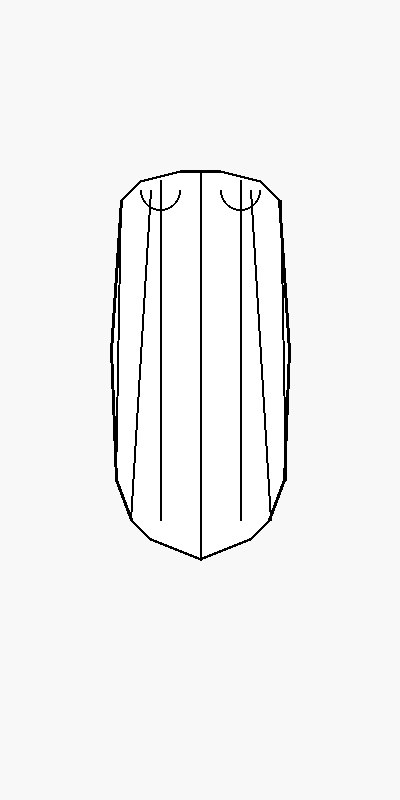
#> input picture corset_replica.png, 400 x 800 px
$ python -i sketch_colorization_service.py   (imports and definitions only)
#> lines starting #> are read from the running program, lines starting #| are printed output that depends on the picture; after the words box and inside, x2 and y2 are one past the last pixel; in counts of white or black regions, pixels touching at a corner belong together
#!/usr/bin/env python3
"""
Sketch Colorization Service for Pantone Vision 2.0
Uses ControlNet + Stable Diffusion for intelligent sketch colorization
Preserves edges and form while applying realistic colors
"""

import os
import json
import numpy as np
from typing import Dict, List, Optional, Tuple, Any
from datetime import datetime
import requests
import base64
from PIL import Image, ImageEnhance, ImageFilter
from io import BytesIO
from dotenv import load_dotenv

# Optional OpenCV import - graceful fallback if not available
try:
    import cv2
    OPENCV_AVAILABLE = True
except ImportError:
    OPENCV_AVAILABLE = False
    cv2 = None

class SketchColorizationService:
    """
    Advanced sketch colorization using ControlNet + Stable Diffusion
    Respects fabric edges and form while applying Pantone colors
    """

    def __init__(self):
        load_dotenv()
        self.hf_api_key = os.getenv('HUGGINGFACE_API_KEY')
        self.hf_model = os.getenv('HUGGINGFACE_MODEL', 'lllyasviel/control_v11p_sd15_lineart')
        self.controlnet_model = os.getenv('CONTROLNET_MODEL', 'lllyasviel/sd-controlnet-lineart')

        # Fallback APIs for production reliability
        self.replicate_key = os.getenv('REPLICATE_API_KEY')
        self.stability_key = os.getenv('STABILITY_API_KEY')

        # Processing settings
        self.max_resolution = int(os.getenv('MAX_IMAGE_RESOLUTION', '4096'))
        self.processing_timeout = int(os.getenv('PROCESSING_TIMEOUT', '30'))

    def preprocess_sketch(self, image: Image.Image) -> Dict[str, Any]:
        """
        Prepare sketch for colorization by enhancing edges and cleaning lines
        """
        # Convert to grayscale if needed
        if image.mode != 'L':
            gray = image.convert('L')
        else:
            gray = image.copy()

        # Resize if too large
        if max(gray.size) > self.max_resolution:
            ratio = self.max_resolution / max(gray.size)
            new_size = tuple(int(dim * ratio) for dim in gray.size)
            gray = gray.resize(new_size, Image.Resampling.LANCZOS)

        # Enhance contrast and clean lines
        enhancer = ImageEnhance.Contrast(gray)
        enhanced = enhancer.enhance(1.5)

        # Apply slight blur to soften harsh edges
        smoothed = enhanced.filter(ImageFilter.GaussianBlur(radius=0.5))

        # Convert to numpy for processing
        img_array = np.array(smoothed)

        if OPENCV_AVAILABLE and cv2 is not None:
            # Apply adaptive threshold for clean line art
            binary = cv2.adaptiveThreshold(
                img_array, 255, cv2.ADAPTIVE_THRESH_GAUSSIAN_C,
                cv2.THRESH_BINARY, 11, 2
            )

            # Invert so lines are black on white background
            if np.mean(binary) < 127:
                binary = 255 - binary

            # Convert back to PIL
            processed_image = Image.fromarray(binary).convert('RGB')
        else:
            # Fallback without OpenCV - use PIL only
            # Simple threshold
            threshold = 128
            binary = np.where(img_array > threshold, 255, 0).astype(np.uint8)

            # Invert if needed
            if np.mean(binary) < 127:
                binary = 255 - binary

            processed_image = Image.fromarray(binary).convert('RGB')

        return {
            'processed_image': processed_image,
            'original_size': image.size,
            'processed_size': processed_image.size,
            'preprocessing_applied': ['contrast_enhancement', 'smoothing', 'adaptive_threshold']
        }

    def colorize_with_huggingface(self, sketch_image: Image.Image,
                                  color_prompt: str,
                                  pantone_colors: List[str] = None) -> Dict[str, Any]:
        """
        Colorize sketch using Hugging Face ControlNet API
        """
        if not self.hf_api_key or self.hf_api_key == 'your_hf_token_here':
            return self._fallback_colorization(sketch_image, color_prompt)

        try:
            # Convert image to base64
            buffered = BytesIO()
            sketch_image.save(buffered, format="PNG")
            img_base64 = base64.b64encode(buffered.getvalue()).decode()

            # Build color-aware prompt
            enhanced_prompt = self._build_color_prompt(color_prompt, pantone_colors)

            # API request to Hugging Face
            api_url = f"https://api-inference.huggingface.co/models/{self.hf_model}"
            headers = {"Authorization": f"Bearer {self.hf_api_key}"}

            payload = {
                "inputs": enhanced_prompt,
                "parameters": {
                    "image": img_base64,
                    "num_inference_steps": 20,
                    "guidance_scale": 7.5,
                    "controlnet_conditioning_scale": 1.0,
                    "negative_prompt": "blurry, low quality, distorted, unrealistic colors"
                }
            }

            response = requests.post(
                api_url,
                headers=headers,
                json=payload,
                timeout=self.processing_timeout
            )

            if response.status_code == 200:
                # Process successful response
                result_image_data = response.content
                colorized_image = Image.open(BytesIO(result_image_data))

                return {
                    'colorized_image': colorized_image,
                    'method': 'huggingface_controlnet',
                    'model_used': self.hf_model,
                    'prompt_used': enhanced_prompt,
                    'success': True,
                    'processing_time': response.elapsed.total_seconds()
                }
            else:
                # Try fallback method
                return self._try_replicate_fallback(sketch_image, enhanced_prompt)

        except Exception as e:
            return self._fallback_colorization(sketch_image, color_prompt, error=str(e))

    # [87 lines left out: functions _build_color_prompt, _try_replicate_fallback, not called in this run]

    def _fallback_colorization(self, sketch_image: Image.Image, prompt: str, error: str = None) -> Dict[str, Any]:
        """
        Basic colorization using computer vision techniques
        When AI APIs are unavailable
        """
        try:
            # Convert to numpy array
            img_array = np.array(sketch_image)

            # Create basic color overlay
            colored = img_array.copy()

            # Apply subtle warm tone overlay
            if len(colored.shape) == 3:
                # Add warm tint
                colored[:, :, 0] = np.clip(colored[:, :, 0] * 1.1, 0, 255)  # Slight red boost
                colored[:, :, 1] = np.clip(colored[:, :, 1] * 1.05, 0, 255)  # Slight green boost

            if OPENCV_AVAILABLE and cv2 is not None:
                # Apply Gaussian blur for soft coloring effect
                blurred = cv2.GaussianBlur(colored.astype(np.uint8), (15, 15), 0)

                # Blend original sketch with colored version
                alpha = 0.7
                result = cv2.addWeighted(img_array.astype(np.uint8), alpha, blurred, 1-alpha, 0)
            else:
                # Fallback without OpenCV
                from PIL import ImageFilter
                pil_colored = Image.fromarray(colored.astype(np.uint8))
                blurred_pil = pil_colored.filter(ImageFilter.GaussianBlur(radius=5))
                blurred = np.array(blurred_pil)

                # Simple blending
                alpha = 0.7
                result = (img_array.astype(np.uint8) * alpha + blurred * (1-alpha)).astype(np.uint8)

            fallback_image = Image.fromarray(result)

            return {
                'colorized_image': fallback_image,
                'method': 'fallback_cv2',
                'success': True,
                'fallback_reason': error or 'AI services unavailable',
                'note': 'Basic colorization applied - configure API keys for AI-powered results'
            }

        except Exception as e:
            # Return original image if all else fails
            return {
                'colorized_image': sketch_image,
                'method': 'no_processing',
                'success': False,
                'error': f"All colorization methods failed: {str(e)}"
            }

    # [51 lines left out: functions apply_pantone_colors, _blend_color, not called in this run]

    def process_full_workflow(self, sketch_image: Image.Image,
                             pantone_colors: List[Dict] = None,
                             style_prompt: str = "fashion illustration") -> Dict[str, Any]:
        """
        Complete workflow: preprocess -> colorize -> apply Pantone colors
        """
        workflow_start = datetime.now()

        # Step 1: Preprocess sketch
        preprocess_result = self.preprocess_sketch(sketch_image)
        processed_sketch = preprocess_result['processed_image']

        # Step 2: Colorize using AI
        color_prompt = f"{style_prompt}, fashion design sketch, realistic fabric textures"
        colorization_result = self.colorize_with_huggingface(
            processed_sketch,
            color_prompt,
            [c.get('pantone_code', '') for c in (pantone_colors or [])]
        )

        if not colorization_result.get('success'):
            return {
                'success': False,
                'error': colorization_result.get('error', 'Colorization failed'),
                'original_sketch': sketch_image,
                'processed_sketch': processed_sketch
            }

        colorized = colorization_result['colorized_image']

        # Step 3: Apply Pantone colors if provided
        final_result = colorized
        pantone_application = None

        if pantone_colors:
            pantone_result = self.apply_pantone_colors(colorized, pantone_colors)
            if pantone_result.get('success'):
                final_result = pantone_result['enhanced_image']
                pantone_application = pantone_result

        workflow_time = (datetime.now() - workflow_start).total_seconds()

        return {
            'success': True,
            'original_sketch': sketch_image,
            'processed_sketch': processed_sketch,
            'colorized_image': final_result,
            'preprocessing_info': preprocess_result,
            'colorization_info': colorization_result,
            'pantone_application': pantone_application,
            'pantone_colors_used': pantone_colors,
            'workflow_time_seconds': workflow_time,
            'timestamp': datetime.now().isoformat()
        }

# Example usage and testing
# [9 lines not run here, left out]

>>> from PIL import Image
>>> picture = Image.open('../corset_replica.png')
#> picture is the input picture: PIL image 400x800 RGB; min 0, max 255, mean 243.7
>>> result = SketchColorizationService().process_full_workflow(picture)
#> in preprocess_sketch, `binary = cv2.adaptiveThreshold( img_array, 255, cv2.ADAPTIVE_THRESH_GA..`: binary: shape (800, 400); 97.8% white; black in thin lines or dots, all inside (x1, y1, x2, y2) = (110, 170, 291, 561)
#> in process_full_workflow, `preprocess_result = self.preprocess_sketch(sketch_image)`: preprocess_result = 4 items
#> in _fallback_colorization, `blurred = cv2.GaussianBlur(colored.astype(np.uint8), (15, 15), 0)`:
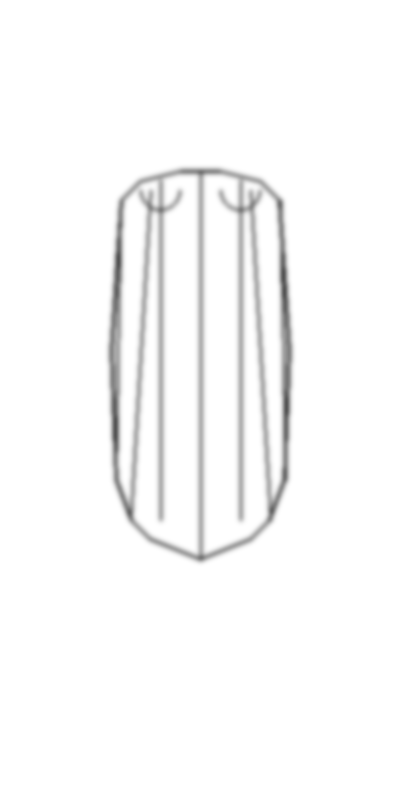
#> blurred: shape (800, 400, 3); min 84, max 255, mean 249.3
#> in process_full_workflow, `colorization_result = self.colorize_with_huggingface( processed_sketch..`: colorization_result = 5 items
#> result = 10 items
